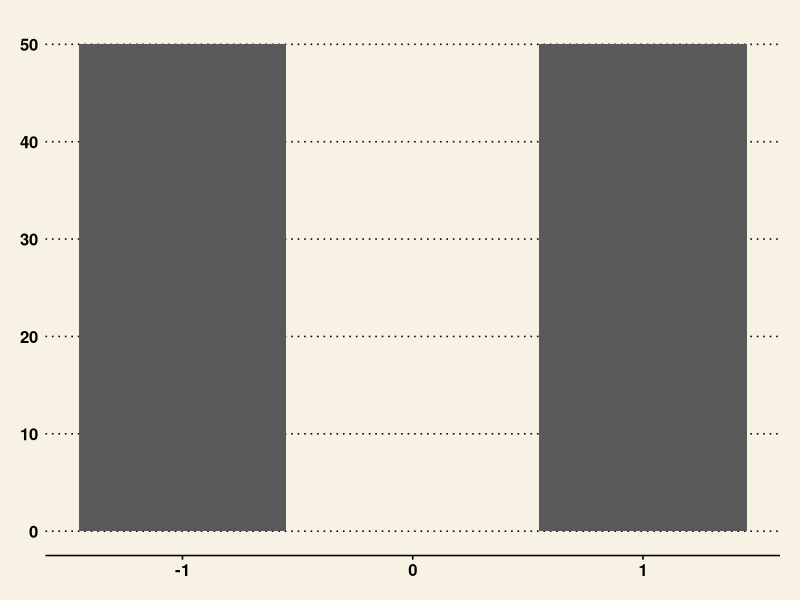
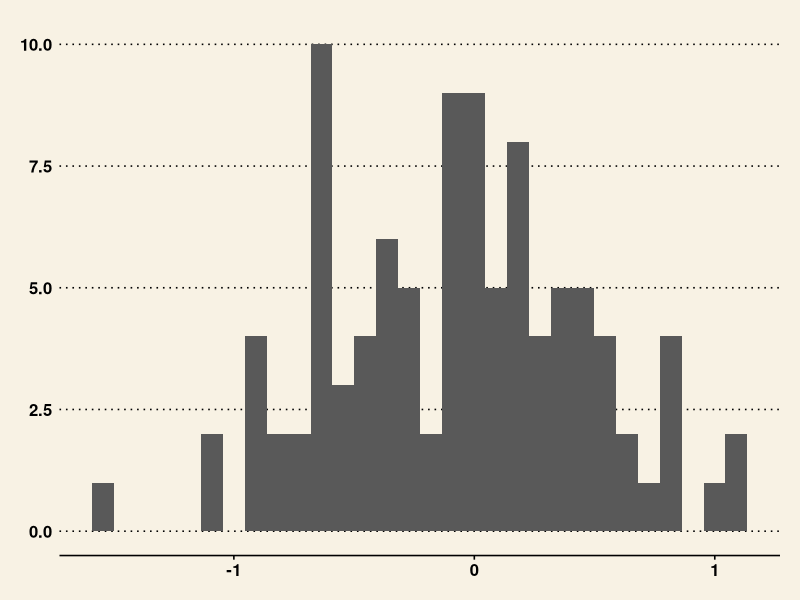
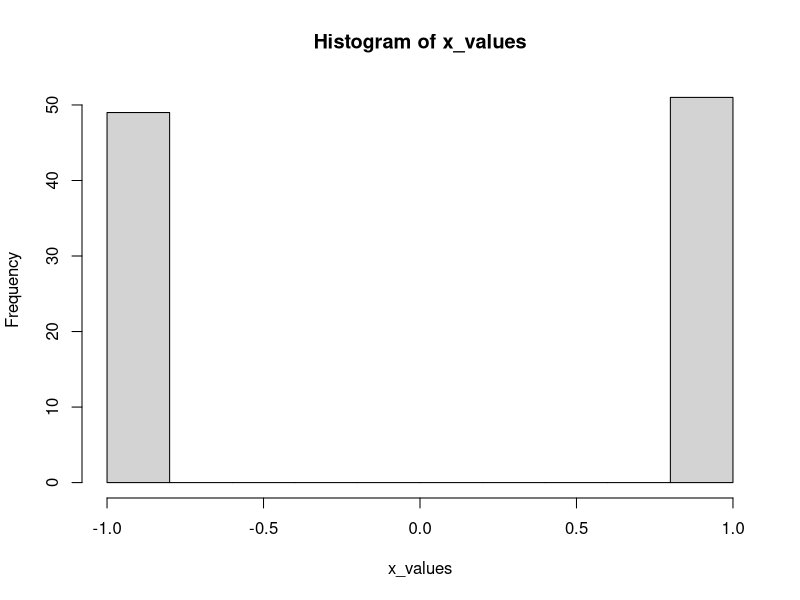
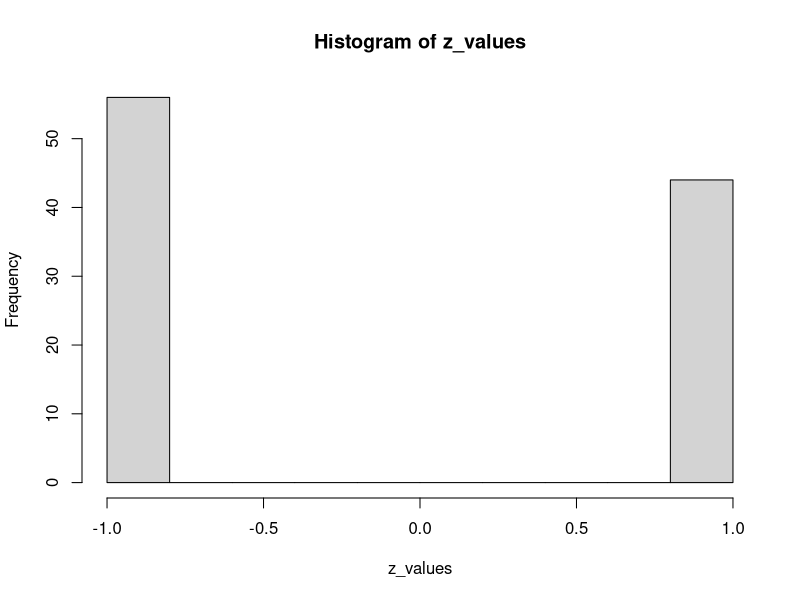
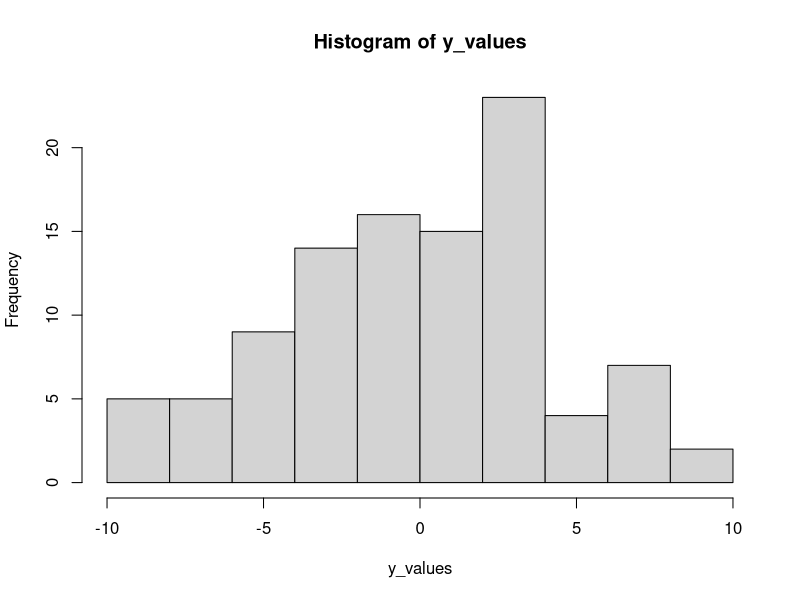
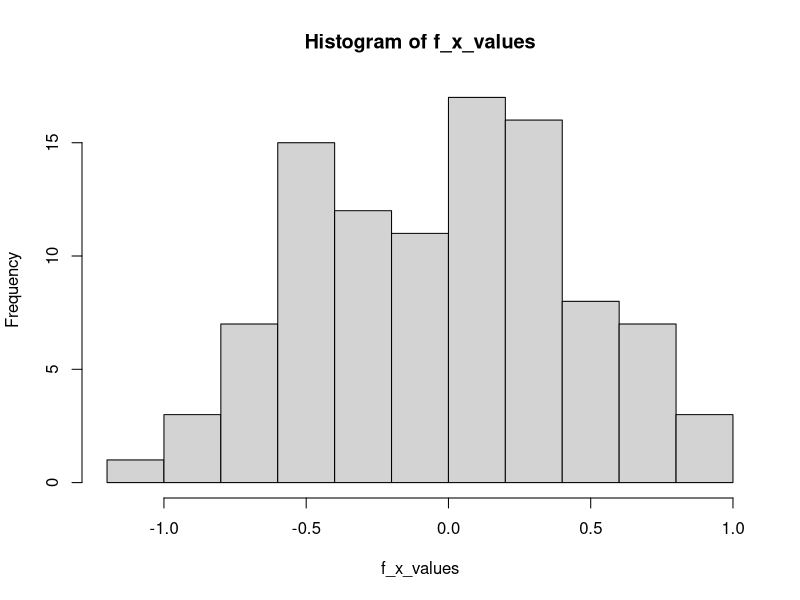
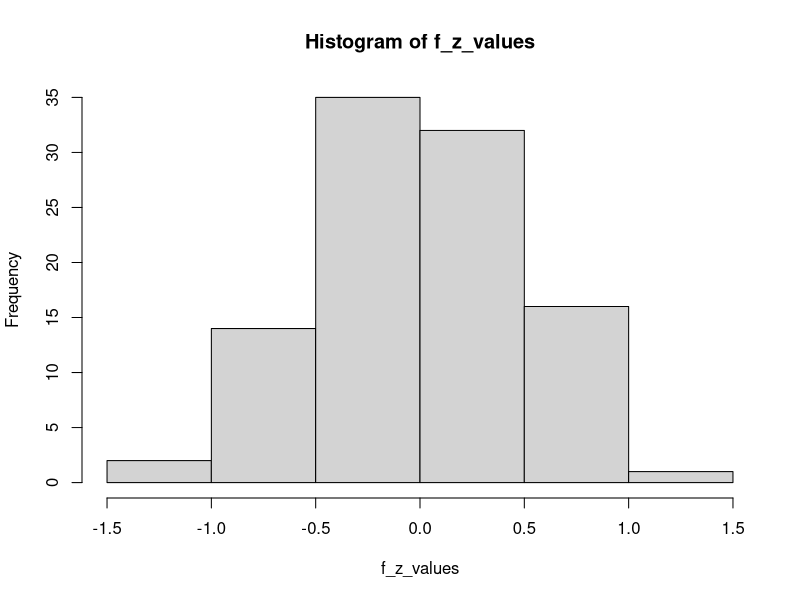
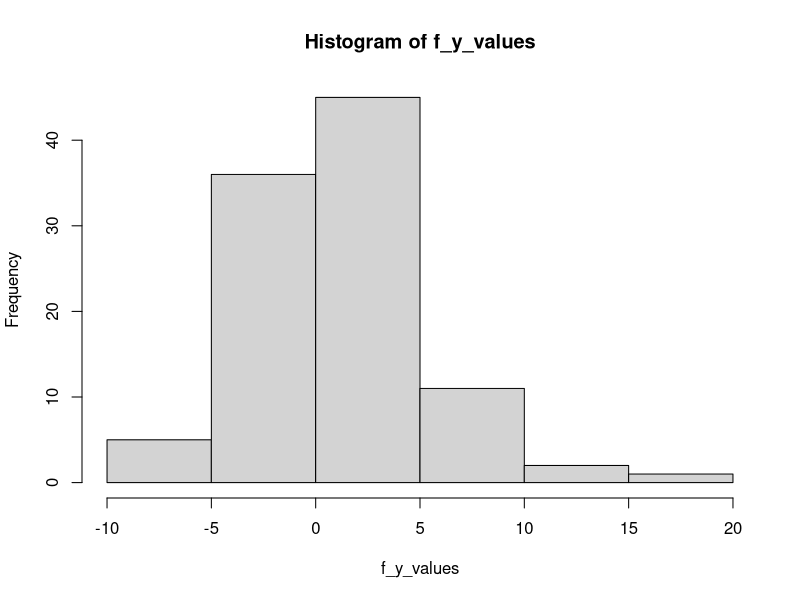

These figures' R source, in order:
## ---- chunk 1
knitr::opts_chunk$set(echo = TRUE, warning = F, message = F)
library(ggthemes)
## ---- chunk 2
library(MASS)
library(ggplot2)
library(tidyverse)

exp_x_values <- c(rep(-1, 50), rep(1, 50))
field_x_values <- rnorm(100, 0, 0.5)

df <- data.frame("experiment_x_values" = c(exp_x_values),
                 "field_x_values" = c(field_x_values))

## ---- chunk 3

ggplot(df) + geom_bar(aes(x = experiment_x_values)) + 
  xlab("Values on the IV") + 
  ylab("Number of People") + 
  theme_wsj()

## ---- chunk 4

ggplot(df) + geom_histogram(aes(x = field_x_values)) + 
  xlab("Values on the IV") + 
  ylab("Number of People") + 
  theme_wsj()

## ---- chunk 5
xy_data <- c(-1,1)
x_values <- sample(xy_data, 100, replace = T)

b_0 <- 0

hist(x_values)
## ---- chunk 6
xy_data <- c(-1,1)
z_values <- sample(xy_data, 100, replace = T)

hist(z_values)
## ---- chunk 7


y_values <- b_0 + 0.20*x_values + 0.10*z_values + 
            1.00*x_values*z_values + rnorm(100,0,4)

hist(y_values)

## ---- chunk 8

exp_data <- data.frame("X" = c(x_values),
                       "Z" = c(z_values),
                       "Y" = c(y_values))

exp_model <- lm(Y ~ X + Z + X:Z, data = exp_data)
summary(exp_model)

## ---- chunk 9

f_x_values <- rnorm(100, 0, 0.5)

hist(f_x_values)

## ---- chunk 10

f_z_values <- rnorm(100, 0, 0.5)

hist(f_z_values)
## ---- chunk 11


f_y_values <- b_0 + 0.20*f_x_values + 0.10*f_z_values + 
              1.00*f_x_values*f_z_values + rnorm(100,0,4)

hist(f_y_values)

## ---- chunk 12

field_data <- data.frame("FX" = c(f_x_values),
                           "FZ" = c(f_z_values),
                           "FY" = c(f_y_values))

field_model <- lm(FY ~ FX + FZ + FX:FZ, data = field_data)
summary(field_model)

## ---- chunk 13

sims <- 1000
exp_results <- numeric(1000)
field_results <- numeric(1000)


X_coefficient <- 0.20
Z_coefficient <- 0.10

XZ_coefficient <- 1.00
Mu <- 0

xy_data <- c(-1,1)

library(MASS)

for(i in 1:sims){
  
  # Experiment Data
  
  # X
  x_values <- sample(xy_data, 100, replace = T)
  
  # Z
  z_values <- sample(xy_data, 100, replace = T)
  
  # Y
  y_values <- Mu + X_coefficient * x_values + Z_coefficient * z_values + 
              XZ_coefficient * x_values * z_values + rnorm(100,0,4)
  
  exp_data <- data.frame("X" = c(x_values),
                         "Z" = c(z_values),
                         "Y" = c(y_values))
  
  
  # Field Data
  
  # X
  f_x_values <- rnorm(100, 0, 0.5)
  
  # Z
  f_z_values <- rnorm(100, 0, 0.5)
  
  # Y
  f_y_values <- Mu + X_coefficient * f_x_values + Z_coefficient * f_z_values + 
                XZ_coefficient * f_x_values * f_z_values + rnorm(100,0,4)
 
  
  field_data <- data.frame("FX" = c(f_x_values),
                           "FZ" = c(f_z_values),
                           "FY" = c(f_y_values))
  
  
  # Modeling
  
  
  exp_model <- lm(Y ~ X + Z + X:Z, data = exp_data)
  exp_results[i] <- summary(exp_model)$coefficients[4,4]
  
  field_model <- lm(FY ~ FX + FZ + FX:FZ, data = field_data)
  field_results[i] <- summary(field_model)$coefficients[4,4]
  
}

## ---- chunk 14

sum(exp_results < 0.05) / 1000
## ---- chunk 15

sum(field_results < 0.05) / 1000
